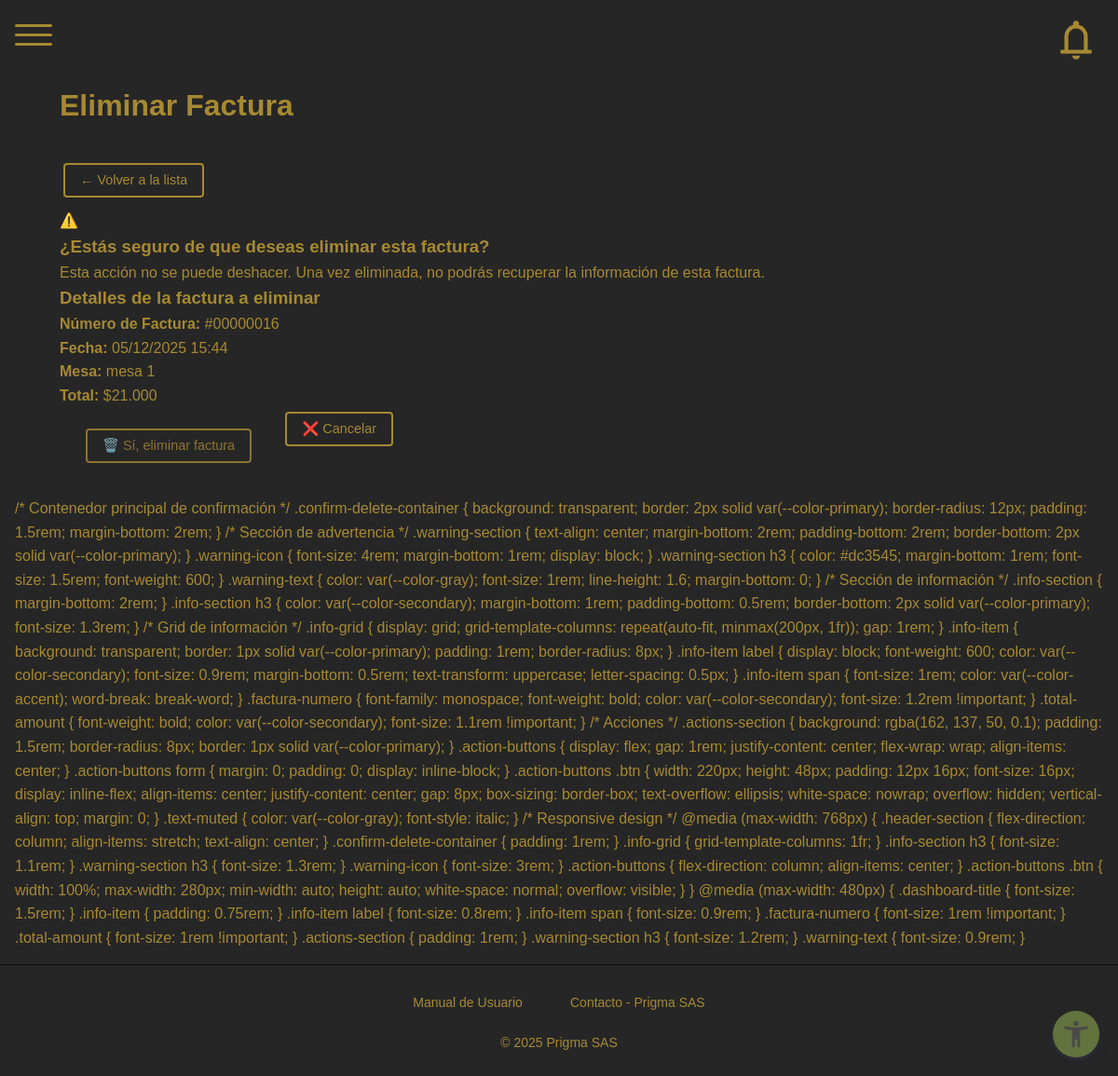
Screenshot of /facturacion/eliminar/16/ (signed in) with the database file from the repository.
### tables/models.py (models this page shows, shortened)
class Factura(models.Model):
    pedido = models.OneToOneField(Pedido, on_delete=models.PROTECT, related_name='factura')
    numero = models.CharField(max_length=20, unique=True)
    fecha = models.DateTimeField(default=timezone.now)
    total = models.DecimalField(max_digits=10, decimal_places=2, default=0)

class Pedido(models.Model):
    ESTADO_CHOICES = [
        ('en_proceso', 'En Proceso'),
        ('facturado', 'Facturado'),
        ('cancelado', 'Cancelado'),
    ]
    mesa = models.ForeignKey(Mesa, on_delete=models.SET_NULL, related_name='pedidos', null=True, blank=True)
    usuarios = models.ManyToManyField(User, related_name='pedidos_asociados', blank=True)
    fecha_creacion = models.DateTimeField(auto_now_add=True)
    fecha_actualizacion = models.DateTimeField(auto_now=True)
    estado = models.CharField(max_length=20, choices=ESTADO_CHOICES, default='en_proceso')

class Mesa(models.Model):
    ESTADO_CHOICES = [
        ('disponible', 'Disponible'),
        ('ocupada', 'Ocupada'),
        ('reservada', 'Reservada'),
        ('fuera de servicio', 'Fuera de servicio'),
    ]
    nombre = models.CharField(max_length=50)
    descripcion = models.TextField(blank=True)
    estado = models.CharField(max_length=20, choices=ESTADO_CHOICES, default='disponible')

### facturacion/views.py (the view, shortened to what this page needs)
# urls.py: path('eliminar/<int:factura_id>/', views.eliminar_factura, name='eliminar_factura'),
@login_required
@permission_required('facturacion', 'eliminar')
def eliminar_factura(request, factura_id):
    factura = None
    try:
        factura = FacturacionManager.obtener_factura_por_id(factura_id)
        if not factura:
            factura = FacturacionManager.obtener_factura_por_id_seguro(factura_id)
            if factura:
                messages.warning(request, 'Esta factura contiene datos corruptos pero se puede eliminar.')
        if not factura:
            messages.error(request, 'Factura no encontrada.')
            return redirect('facturacion:lista_facturas')
    except Exception as e:
        logger.error(f"Error inesperado al cargar factura {factura_id} para eliminar: {e}")
        messages.error(request, f'Error al cargar la factura: {str(e)}')
        return redirect('facturacion:lista_facturas')
    context = {
        'factura': factura,
    }
    return render(request, 'facturacion/confirmar_eliminar.html', context)

### core/templatetags/format_tags.py (called while the page is built)
@register.filter(name='format_price')
def format_price(value):
    if value is None or value == '':
        return '$0'
    try:
        price_int = int(round(float(value)))
        formatted_price = intcomma(price_int)
        formatted_price = formatted_price.replace(',', '.')
        return f'${formatted_price}'
    except (ValueError, TypeError):
        return '$0'

### facturacion/models.py (called while the page is built)
    @staticmethod
    def obtener_factura_por_id(factura_id):
        try:
            return FacturaOriginal.objects.get(id=factura_id)
        except FacturaOriginal.DoesNotExist:
            return None
        except InvalidOperation as e:
            logger.error(f"Error de decimal corrupto en factura {factura_id}: {e}")
            return None
        except Exception as e:
            logger.error(f"Error inesperado al obtener factura {factura_id}: {e}")
            return None

### roles/templatetags/roles_tags.py (called while the page is built)
@register.filter
def has_perm(user, perm_str):
    if not user.is_authenticated:
        return False
    if not hasattr(user, 'userprofile') or not user.userprofile.rol:
        return False
    try:
        modulo, accion = perm_str.split(',')
        modulo_obj = Module.objects.get(nombre=modulo)
        accion_obj = Action.objects.get(nombre=accion)
        return RolePermission.objects.filter(
            rol=user.userprofile.rol,
            modulo=modulo_obj,
            accion=accion_obj
        ).exists()
    except Exception:
        return False

### facturacion/templates/facturacion/confirmar_eliminar.html (shortened to what this page needs)
{% extends 'base_admin.html' %}
{% load static %}
{% load format_tags %}
{% block content %}
<div class="dashboard-container">
    <div class="header-section">
        <h2 class="dashboard-title">Eliminar Factura</h2>
        <div class="header-actions">
            <a href="{% url 'facturacion:lista_facturas' %}" class="btn btn-secondary">← Volver a la lista</a>
        </div>
    </div>
    <div class="confirm-delete-container">
        <div class="warning-section">
            <div class="warning-icon">⚠️</div>
            <h3>¿Estás seguro de que deseas eliminar esta factura?</h3>
            <p class="warning-text">
                Esta acción no se puede deshacer. Una vez eliminada, no podrás recuperar la información de esta factura.
            </p>
        </div>
        <div class="info-section">
            <h3>Detalles de la factura a eliminar</h3>
            <div class="info-grid">
                <div class="info-item">
                    <label>Número de Factura:</label>
                    <span class="factura-numero">#{{ factura.numero }}</span>
                </div>
                <div class="info-item">
                    <label>Fecha:</label>
                    <span>{{ factura.fecha|date:"d/m/Y H:i" }}</span>
                </div>
                <div class="info-item">
                    <label>Mesa:</label>
                    <span>
                        {% if factura.pedido.mesa %}
                            {{ factura.pedido.mesa.nombre }}
                        {% else %}
                            <span class="text-muted">Sin mesa asignada</span>
                        {% endif %}
                    </span>
                </div>
                <div class="info-item">
                    <label>Total:</label>
                    <span class="total-amount">{{ factura.total|format_price }}</span>
                </div>
            </div>
        </div>
        <div class="actions-section">
            <div class="action-buttons">
                <form method="POST" style="display: inline;">
                    <button type="submit" class="btn btn-danger">
                        🗑️ Sí, eliminar factura
                    </button>
                </form>
                <a href="{% url 'facturacion:detalle_factura' factura.id %}" class="btn btn-secondary">
                    ❌ Cancelar
                </a>
            </div>
        </div>
    </div>
</div>
/* Contenedor principal de confirmación */
.confirm-delete-container {
    background: transparent;
    border: 2px solid var(--color-primary);
    border-radius: 12px;
    padding: 1.5rem;
    margin-bottom: 2rem;
}
/* Sección de advertencia */
.warning-section {
    text-align: center;
    margin-bottom: 2rem;
    padding-bottom: 2rem;
    border-bottom: 2px solid var(--color-primary);
}
.warning-icon {
    font-size: 4rem;
    margin-bottom: 1rem;
    display: block;
}
.warning-section h3 {
    color: #dc3545;
    margin-bottom: 1rem;
    font-size: 1.5rem;
    font-weight: 600;
}
.warning-text {
    color: var(--color-gray);
    font-size: 1rem;
    line-height: 1.6;
    margin-bottom: 0;
}
/* Sección de información */
.info-section {
    margin-bottom: 2rem;
}
.info-section h3 {
    color: var(--color-secondary);
    margin-bottom: 1rem;
    padding-bottom: 0.5rem;
    border-bottom: 2px solid var(--color-primary);
    font-size: 1.3rem;
}
/* Grid de información */
.info-grid {
    display: grid;
    grid-template-columns: repeat(auto-fit, minmax(200px, 1fr));
    gap: 1rem;
}
.info-item {
    background: transparent;
    border: 1px solid var(--color-primary);
    padding: 1rem;
    border-radius: 8px;
}
.info-item label {
    display: block;
    font-weight: 600;
    color: var(--color-secondary);
    font-size: 0.9rem;
    margin-bottom: 0.5rem;
    text-transform: uppercase;
    letter-spacing: 0.5px;
}
.info-item span {
    font-size: 1rem;
    color: var(--color-accent);
    word-break: break-word;
}
.factura-numero {
    font-family: monospace;
    font-weight: bold;
    color: var(--color-secondary);
    font-size: 1.2rem !important;
}
.total-amount {
    font-weight: bold;
    color: var(--color-secondary);
    font-size: 1.1rem !important;
}
/* Acciones */
.actions-section {
    background: rgba(162, 137, 50, 0.1);
    padding: 1.5rem;
    border-radius: 8px;
    border: 1px solid var(--color-primary);
}
.action-buttons {
    display: flex;
    gap: 1rem;
    justify-content: center;
    flex-wrap: wrap;
    align-items: center;
}
.action-buttons form {
    margin: 0;
    padding: 0;
    display: inline-block;
}
.action-buttons .btn {
    width: 220px;
    height: 48px;
    padding: 12px 16px;
    font-size: 16px;
    display: inline-flex;
    align-items: center;
    justify-content: center;
    gap: 8px;
    box-sizing: border-box;
    text-overflow: ellipsis;
    white-space: nowrap;
    overflow: hidden;
    vertical-align: top;
    margin: 0;
}
.text-muted {
    color: var(--color-gray);
    font-style: italic;
}
/* Responsive design */
@media (max-width: 768px) {
    .header-section {
        flex-direction: column;
        align-items: stretch;
        text-align: center;
    }
    .confirm-delete-container {
        padding: 1rem;
    }
    .info-grid {
        grid-template-columns: 1fr;
    }
    .info-section h3 {
        font-size: 1.1rem;
    }
    .warning-section h3 {
        font-size: 1.3rem;
    }
    .warning-icon {
        font-size: 3rem;
    }
    .action-buttons {
        flex-direction: column;
        align-items: center;
    }
    .action-buttons .btn {
        width: 100%;
        max-width: 280px;
        min-width: auto;
        height: auto;
        white-space: normal;
        overflow: visible;
    }
}
@media (max-width: 480px) {
    .dashboard-title {
        font-size: 1.5rem;
    }
    .info-item {
        padding: 0.75rem;
    }
    .info-item label {
        font-size: 0.8rem;
    }
    .info-item span {
        font-size: 0.9rem;
    }
    .factura-numero {
        font-size: 1rem !important;
    }
    .total-amount {
        font-size: 1rem !important;
    }
    .actions-section {
        padding: 1rem;
    }
    .warning-section h3 {
        font-size: 1.2rem;
    }
    .warning-text {
        font-size: 0.9rem;
    }
{% endblock %}

### static/css/main/admin/dashboard.css (style rules this page uses)
body { display: flex; flex-direction: column; margin: 0; font-family: sans-serif; height: 100vh; }
.dashboard-container { width: 100%; padding: 2rem 3rem; box-sizing: border-box; }
.dashboard-title { font-size: 2rem; margin-bottom: 2rem; color: var(--color-secondary); }

### static/js/DataTables/datatables.css (style rules this page uses)
:root { --dt-row-selected: 13, 110, 253; --dt-row-selected-text: 255, 255, 255; --dt-row-selected-link: 9, 10, 11; --dt-row-stripe: 0, 0, 0; --dt-row-hover: 0, 0, 0; --dt-column-ordering: 0, 0, 0; --dt-header-align-items: center; --dt-html-background: white; }
:root { --dt-row-hover-alpha: 0.035; --dt-row-stripe-alpha: 0.023; --dt-column-ordering-alpha: 0.019; --dt-row-selected-stripe-alpha: 0.923; --dt-row-selected-column-ordering-alpha: 0.919; }

### static/css/_variables/_colors.css (style rules this page uses)
:root { --color-primary: #7d9250; --color-secondary: #4a4a4a; --color-dark: #a6502a; --color-light: #e5e5e5; --color-accent: #ffffff; --color-gray: #b1b1b1; --color-shadow: #c3d1a3; }
[data-theme="dark"] { --color-primary: #62733d; --color-secondary: #a68932; --color-dark: #bf452a; --color-light: #262626; --color-accent: #0d0d0d; --color-gray: #a68932; --color-shadow: #62733d; }

### static/css/_components/_buttons.css (style rules this page uses)
.btn { display: inline-block; padding: 0.5rem 1rem; margin: 0.25rem; max-width: 200px; min-width: 80px; border: 2px solid var(--color-secondary); border-radius: 4px; background-color: transparent; color: var(--color-secondary); text-decoration: none; text-align: center; font-weight: 500; font-size: 0.9rem; line-height: 1.2; cursor: pointer; transition: all 0.3s ease; box-sizing: border-box; white-space: nowrap; overflow: hidden; text-overflow: ellipsis; }
.btn-danger { border-color: var(--color-secondary); color: var(--color-secondary); opacity: 0.8; }

### static/css/_components/_forms.css (style rules this page uses)
form { display: flex; align-items: center; flex-direction: column; gap: 1rem; padding: 1.5rem; border-radius: 8px; }
label { font-weight: 600; color: var(--color-text); }

### rows the page displays
Factura: numero "00000016", fecha "05/12/2025 15:44", pedido.mesa.nombre "mesa 1", total "$21.000"
